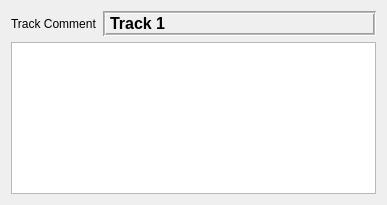
<?xml version="1.0" encoding="UTF-8"?>
<ui version="4.0">
 <class>CommentBase</class>
 <widget class="QWidget" name="CommentBase">
  <property name="geometry">
   <rect>
    <x>0</x>
    <y>0</y>
    <width>387</width>
    <height>205</height>
   </rect>
  </property>
  <property name="windowTitle">
   <string>Form1</string>
  </property>
  <layout class="QVBoxLayout">
   <property name="spacing">
    <number>6</number>
   </property>
   <property name="margin">
    <number>11</number>
   </property>
   <item>
    <layout class="QHBoxLayout" name="hbox">
     <property name="spacing">
      <number>6</number>
     </property>
     <property name="margin">
      <number>0</number>
     </property>
     <item>
      <widget class="QLabel" name="label1">
       <property name="sizePolicy">
        <sizepolicy hsizetype="Maximum" vsizetype="Minimum">
         <horstretch>0</horstretch>
         <verstretch>0</verstretch>
        </sizepolicy>
       </property>
       <property name="text">
        <string>Track Comment</string>
       </property>
       <property name="wordWrap">
        <bool>false</bool>
       </property>
      </widget>
     </item>
     <item>
      <widget class="QLabel" name="label2">
       <property name="font">
        <font>
         <pointsize>12</pointsize>
         <weight>75</weight>
         <bold>true</bold>
        </font>
       </property>
       <property name="frameShape">
        <enum>QFrame::Box</enum>
       </property>
       <property name="frameShadow">
        <enum>QFrame::Sunken</enum>
       </property>
       <property name="midLineWidth">
        <number>1</number>
       </property>
       <property name="text">
        <string>Track 1</string>
       </property>
       <property name="wordWrap">
        <bool>false</bool>
       </property>
      </widget>
     </item>
    </layout>
   </item>
   <item>
    <widget class="QTextEdit" name="textentry" native="true">
     <property name="font">
      <font>
       <pointsize>12</pointsize>
       <weight>75</weight>
       <bold>true</bold>
      </font>
     </property>
    </widget>
   </item>
  </layout>
 </widget>
 <resources/>
 <connections/>
</ui>
